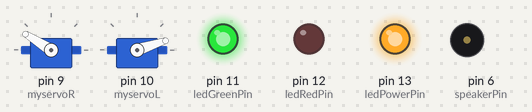
A sketch run on a simulated Arduino Uno, built with avr-gcc and run on an emulated ATmega328P. Shown: 2 × servo, output pins drawn as LEDs (lit = HIGH), buzzer (waves = sounding). Pins used as bus, display or sensor lines are not drawn.

Above: at 0.1 s.
At 5.7 s:
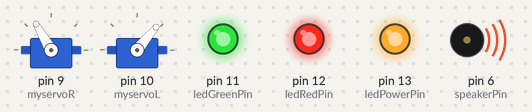
At 14.4 s:
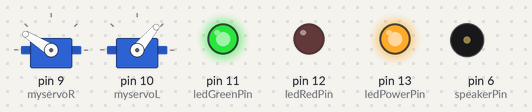
At 16.4 s:
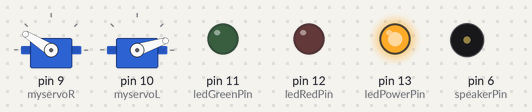
At 22.0 s:
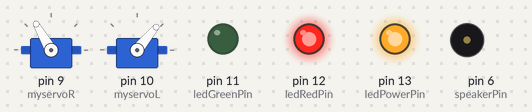
At 37.5 s:
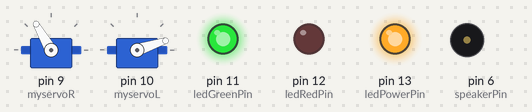
Timing chart, 0 to 40.0 s (numbered marks = the images above):
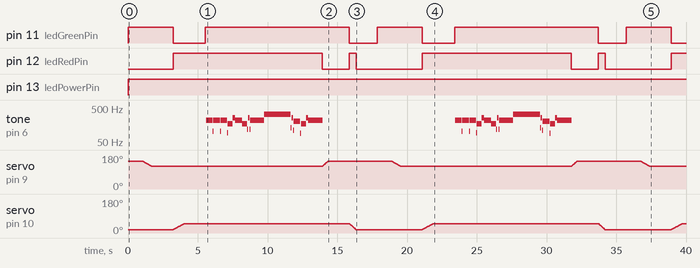

The sketch:

jepImperialMelodyDischarger.ino
```cpp
//Star Wars Legion
//Storm Tropper Helmet
//by John Edgar Park jpixl.net
// this code controls the Storm Trooper helmet/music box art project I created named Imperial Melody Discharger.


//some code samples thanks to:
// Sweep - BARRAGAN <http://barraganstudio.com>
 //and
// http://adafruit.com/forums/viewtopic.php?f=25&p=170965


#include <Servo.h>

const int ledGreenPin =  11;    //  number of the green LED pin
const int ledRedPin =  12;      //  number of the red LED pin
const int ledPowerPin = 13;     //  number of the chin LED pin
int speakerPin = 6;             //  number of the piezo buzzer/speaker pin
int powerOffPin = 3;            //  number of the power switch power off pin

Servo myservoR;  // create servo object to control  right one on storm trooper face
Servo myservoL;  // create servo object to control left on on storm trooper face

int sRclosed = 148;     // variable to store closed position value of servo on right
int sRopened = 120;     // variable to store opened position value of servo on right
int sLclosed = 18;      // variable to store closed position value of servo on left
int sLopened = 50;      // variable to store closed position value of servo on left
int posR = sRclosed;    // variable to store the servo position initially, the closed position for Storm Trooper
int posL = sLclosed;    // variable to store the servo position initially, the closed position for Storm Trooper

const int openDelay=25;  // speed of the servos when opening
const int closeDelay=15; // speed of the servos when closing

//tone frequencies http://home.(m-eye-t).bme.hu/~bako/tonecalc/tonecalc.htm
#define c 261
#define d 294
#define e 329
#define f 349
#define g 391
#define gS 415
#define a 440
#define aS 455
#define b 466
#define cH 523
#define cSH 554
#define dH 587
#define dSH 622
#define eH 659
#define fH 698
#define fSH 740
#define gH 784
#define gSH 830
#define aH 880
///////////////////////////// end includes


void setup() {

    pinMode(ledGreenPin, OUTPUT);
    pinMode(ledRedPin, OUTPUT);
    pinMode(ledPowerPin, OUTPUT);
    digitalWrite(ledGreenPin, HIGH);
    digitalWrite(ledRedPin, HIGH);
    pinMode(speakerPin, OUTPUT);
    pinMode(powerOffPin, OUTPUT);
    myservoR.attach(9);  // attaches the servo on pin 9 to the servo object
    myservoL.attach(10);  // attaches the servo on pin 10 to the servo object
    myservoR.write(sRclosed); //closes the servo
    myservoL.write(sLclosed); //closes the servo
}
///////////////////////////// end void setup


void loop() {
//turn on power chin LED and green LED
     digitalWrite(ledGreenPin, HIGH);
     digitalWrite(ledRedPin, LOW);
     digitalWrite(ledPowerPin, HIGH);

delay(1000);

//OPEN UP Right
  for(posR = sRclosed; posR >= sRopened; posR -= 1)  // goes from closed to opened
  {                                  // in steps of 1 degree
    myservoR.write(posR);              // tell servo to go to position in variable 'pos'

    delay(openDelay);                       // waits 15ms for the servo to reach the position
  }

   delay(1500);   //wait a moment

      digitalWrite(ledGreenPin, LOW);
      digitalWrite(ledRedPin, HIGH);


//OPEN UP Left
  for(posL = sLclosed; posL <= sLopened; posL += 1)  // goes from closed to open
  {                                  // in steps of 1 degree
    myservoL.write(posL);              // tell servo to go to position in variable 'pos'

    delay(openDelay);                       // waits 15ms for the servo to reach the position
  }

  delay(1500); //wait a moment

     digitalWrite(ledGreenPin, HIGH);
     digitalWrite(ledRedPin, HIGH);

  //PLAY MUSIC
  march();

 //CLOSE UP Right
     digitalWrite(ledGreenPin, HIGH);
     digitalWrite(ledRedPin, LOW);

  for(posR = sRopened; posR <= sRclosed; posR+=1)     // goes from opened to closed
  {
    myservoR.write(posR);              // tell servo to go to position in variable 'pos'

    delay(closeDelay);                       // waits 15ms for the servo to reach the position
  }
   delay(1500); //wait a moment

     digitalWrite(ledGreenPin, LOW);
     digitalWrite(ledRedPin, HIGH);
 //Close Up Left
  for(posL = sLopened; posL >= sLclosed; posL-=1)     // goes from opened to closed
  {
    myservoL.write(posL);              // tell servo to go to position in variable 'pos'

    delay(closeDelay);                       // waits 15ms for the servo to reach the position
  }

      digitalWrite(ledGreenPin, LOW);
      digitalWrite(ledRedPin, LOW);

  delay(1500);

  //turn off the Arduino
  digitalWrite(powerOffPin, HIGH);
}
//////////////////////////////END void loop


void beep (unsigned char speakerPin, int frequencyInHertz, long timeInMilliseconds)
{


    int x;
    long delayAmount = (long)(1000000/frequencyInHertz);
    long loopTime = (long)((timeInMilliseconds*1000)/(delayAmount*2));
    for (x=0;x<loopTime;x++)
    {
        digitalWrite(speakerPin,HIGH);
        delayMicroseconds(delayAmount);
        digitalWrite(speakerPin,LOW);
        delayMicroseconds(delayAmount);
    }
      //delay to separate notes
    delay(20);
}
/////////////////////////////END void beep


void march()
{
    //Sheet music http://www.musicnotes.com/sheetmusic/mtd.asp?ppn=MN0016254
    //time in ms
    //500 ms for a quart note
    beep(speakerPin, a, 500);
    beep(speakerPin, a, 500);
    beep(speakerPin, a, 500);
    beep(speakerPin, f, 350);
    beep(speakerPin, cH, 150);

    beep(speakerPin, a, 500);
    beep(speakerPin, f, 350);
    beep(speakerPin, cH, 150);
    beep(speakerPin, a, 1000);

    beep(speakerPin, eH, 500);
    beep(speakerPin, eH, 500);
    beep(speakerPin, eH, 500);
    beep(speakerPin, fH, 350);
    beep(speakerPin, cH, 150);

    beep(speakerPin, gS, 500);
    beep(speakerPin, f, 350);
    beep(speakerPin, cH, 150);
    beep(speakerPin, a, 1000);
    /* uncomment if you would like the whole song
    beep(speakerPin, aH, 500);
    beep(speakerPin, a, 350);
    beep(speakerPin, a, 150);
    beep(speakerPin, aH, 500);
    beep(speakerPin, gSH, 250);
    beep(speakerPin, gH, 250);

    beep(speakerPin, fSH, 125);
    beep(speakerPin, fH, 125);
    beep(speakerPin, fSH, 250);
    delay(250);
    beep(speakerPin, aS, 250);
    beep(speakerPin, dSH, 500);
    beep(speakerPin, dH, 250);
    beep(speakerPin, cSH, 250);

    beep(speakerPin, cH, 125);
    beep(speakerPin, b, 125);
    beep(speakerPin, cH, 250);
    delay(250);
    beep(speakerPin, f, 125);
    beep(speakerPin, gS, 500);
    beep(speakerPin, f, 375);
    beep(speakerPin, a, 125);

    beep(speakerPin, cH, 500);
    beep(speakerPin, a, 375);
    beep(speakerPin, cH, 125);
    beep(speakerPin, eH, 1000);

    beep(speakerPin, aH, 500);
    beep(speakerPin, a, 350);
    beep(speakerPin, a, 150);
    beep(speakerPin, aH, 500);
    beep(speakerPin, gSH, 250);
    beep(speakerPin, gH, 250);

    beep(speakerPin, fSH, 125);
    beep(speakerPin, fH, 125);
    beep(speakerPin, fSH, 250);
    delay(250);
    beep(speakerPin, aS, 250);
    beep(speakerPin, dSH, 500);
    beep(speakerPin, dH, 250);
    beep(speakerPin, cSH, 250);

    beep(speakerPin, cH, 125);
    beep(speakerPin, b, 125);
    beep(speakerPin, cH, 250);
    delay(250);
    beep(speakerPin, f, 250);
    beep(speakerPin, gS, 500);
    beep(speakerPin, f, 375);
    beep(speakerPin, cH, 125);

    beep(speakerPin, a, 500);
    beep(speakerPin, f, 375);
    beep(speakerPin, c, 125);
    beep(speakerPin, a, 1000);
 */
}
/////////////////////////////END void march
```

Measured:
- by itself, pin 11 (ledGreenPin): HIGH → LOW at 3.2 s, → HIGH 2.3 s later, → LOW 10.3 s later, → HIGH 2.0 s later, … (9 changes in this stretch)
- by itself, pin 12 (ledRedPin): LOW → HIGH at 3.2 s, → LOW 10.7 s later, → HIGH 1.9 s later, → LOW 0.50 s later, … (9 changes in this stretch)
- by itself, pin 13 (ledPowerPin): LOW → HIGH at 0.00 s
- by itself, tone on pin 6 (speakerPin): plays 220 Hz for 0.48 s, 104 Hz for 0.04 s, 220 Hz for 0.48 s, 104 Hz for 0.04 s, 220 Hz for 0.48 s, 94 Hz for 0.04 s … (46 notes in this stretch)
